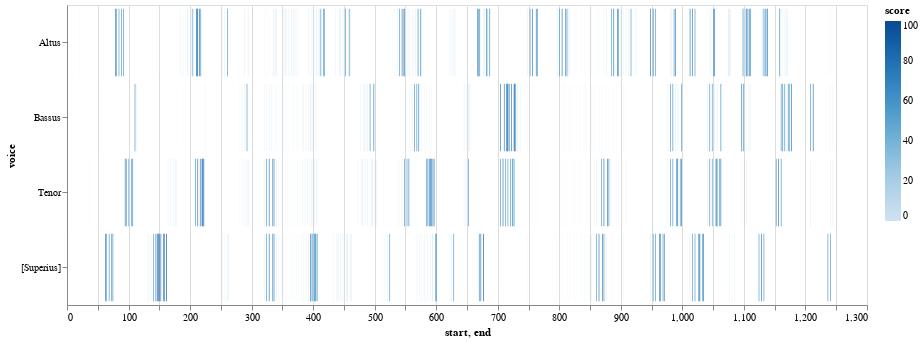

The notebook cell this image was saved under:
### Code cell
viz.plot_close_match_heatmap(mel_ngrams, '-2, -2, -2, -2, -2', selected_patterns=[], voices=[])

### Figure 1 — Vega-Lite specification as saved in the notebook (floating-point values rounded to 4 significant figures; data arrays with more than 128 entries replaced by an {"elided": "..."} marker saying what was removed)
{"config": {"view": {"continuousWidth": 400, "continuousHeight": 300}}, "data": {"name": "data-2e2bd5972aa6abc341d93ee35ef8503a"}, "mark": "bar", "encoding": {"color": {"type": "quantitative", "field": "score"}, "opacity": {"condition": {"value": 1, "test": "(datum.score > SelectorName.cutoff)"}, "value": 0.2}, "tooltip": [{"type": "quantitative", "field": "start"}, {"type": "quantitative", "field": "end"}, {"type": "nominal", "field": "pattern"}, {"type": "quantitative", "field": "score"}], "x": {"type": "quantitative", "field": "start"}, "x2": {"field": "end"}, "y": {"type": "nominal", "field": "voice"}}, "height": 300, "selection": {"SelectorName": {"type": "single", "fields": ["cutoff"], "bind": {"input": "range", "max": 100, "min": 0, "name": "cutoff:", "step": 1}, "init": {"cutoff": 50}}, "selector009": {"type": "interval", "bind": "scales", "encodings": ["x", "y"]}}, "width": 800, "$schema": "https://vega.github.io/schema/vega-lite/v4.8.1.json", "datasets": {"data-2e2bd5972aa6abc341d93ee35ef8503a": {"elided": "586 records"}}}
